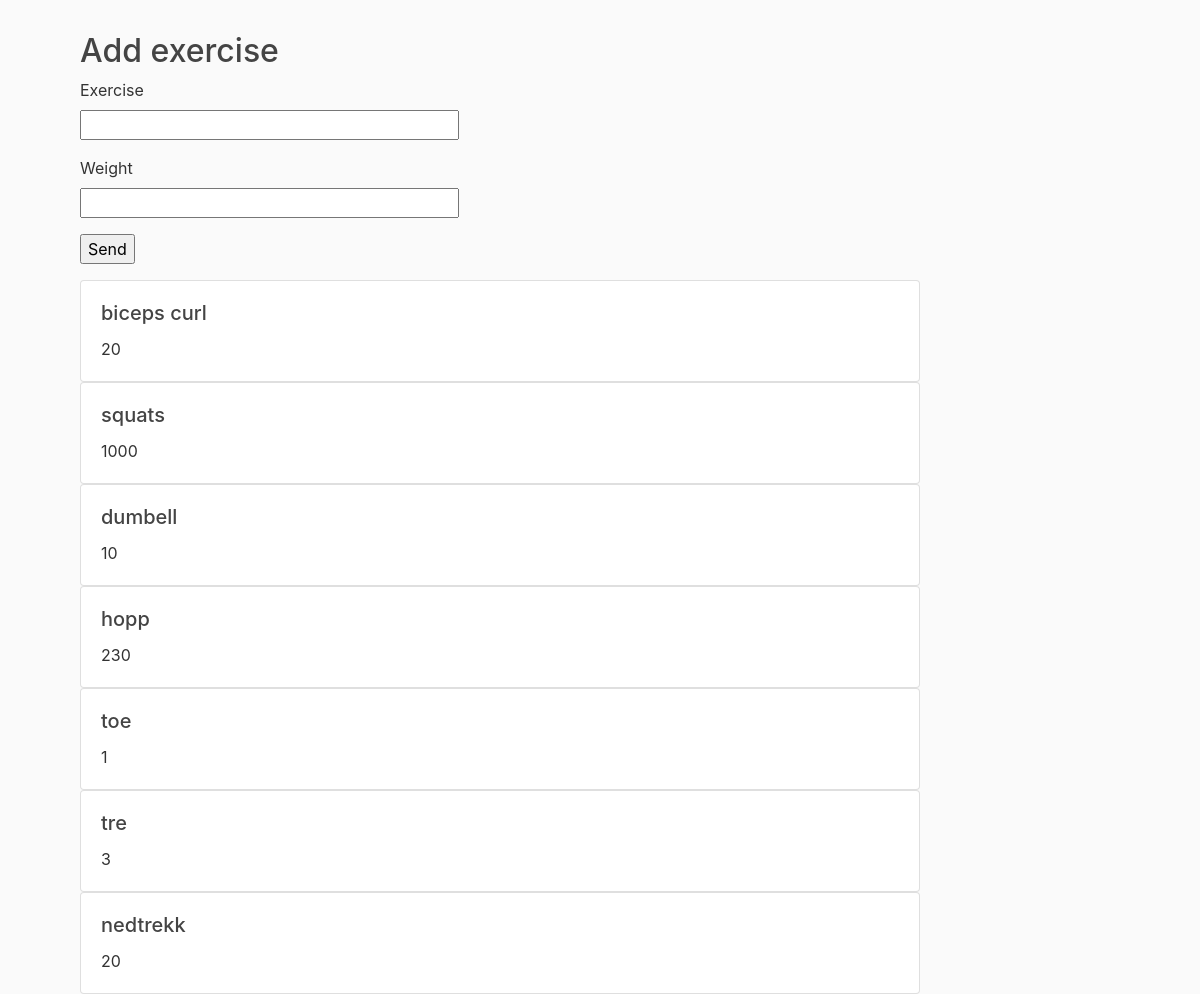
Page /home on the earlier database version.
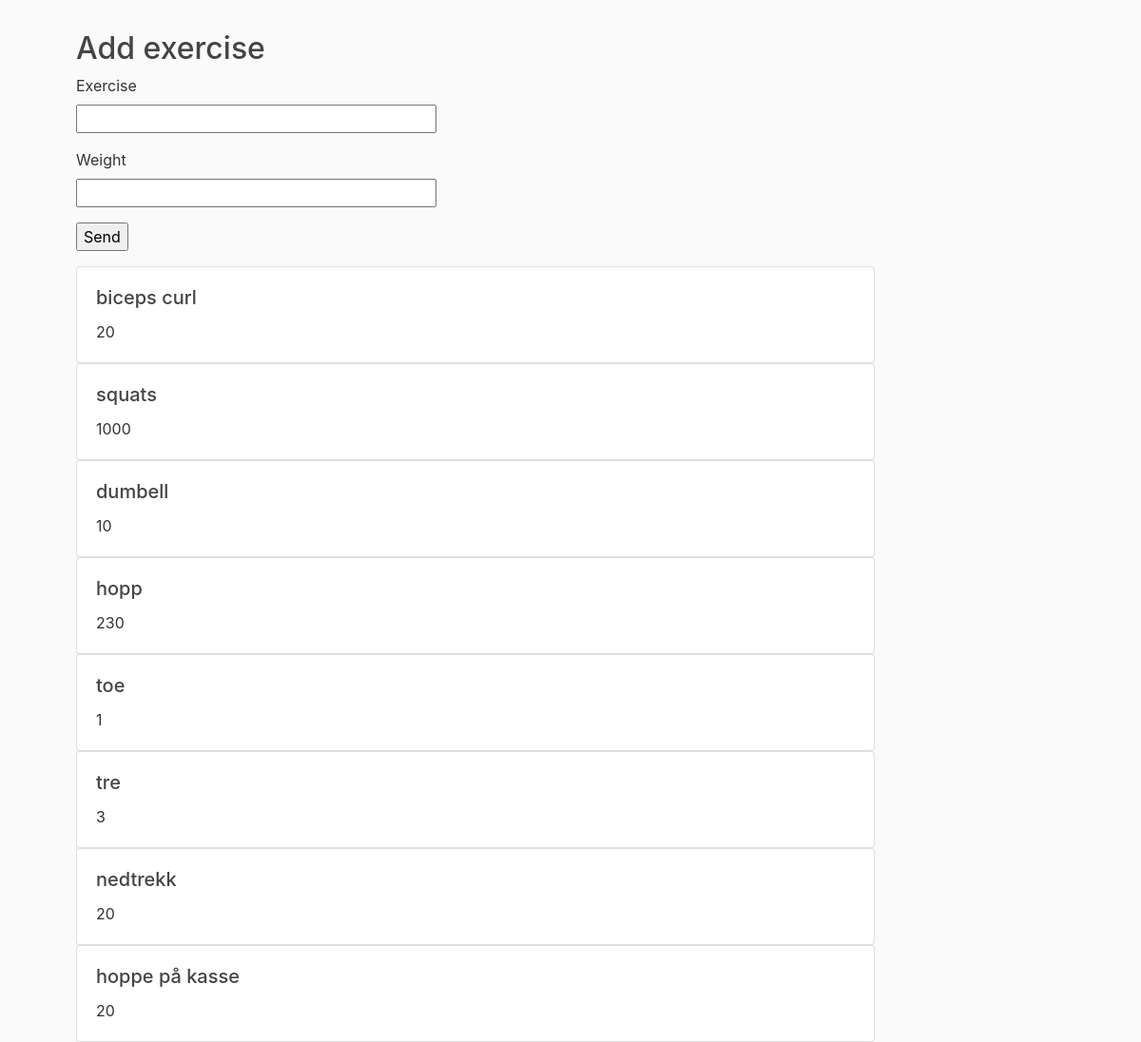
Same page on the later database version.
### workout_tracker/models.py (models this page shows, shortened)
class Post(db.Model):
    id = db.Column(db.Integer, primary_key=True)
    exercise = db.Column(db.String(20), unique=True, nullable=False)
    weight = db.Column(db.Integer, nullable=False)

### workout_tracker/routes.py (the view)
@app.route("/", methods = ['GET','POST'])
@app.route("/home", methods = ['GET','POST'])
def home():
    form = AddForm()
    if form.validate_on_submit():
        post = Post(exercise=form.exercise.data, weight=form.weight.data)
        db.session.add(post)
        db.session.commit()
        flash('Success')
        return redirect(url_for('home'))
    posts = Post.query.all()
    return render_template('home.html', posts=posts, form=form)

### workout_tracker/forms.py
class AddForm(FlaskForm):
    exercise = StringField('Exercise', validators=[DataRequired(), Length(min=2, max=20)])
    weight = StringField('Weight',validators=[DataRequired()])
    submit = SubmitField('Send')

### workout_tracker/templates/home.html (shortened to what this page needs)
 {% extends "layout.html" %}
{% block content %}
    <h2>Add exercise</h2>
    <form method="POST" action="">
    <p>
        {{ form.exercise.label }}<br>
        {{ form.exercise(size=32) }}
    </p>
    <p>
        {{ form.weight.label }}<br>
        {{ form.weight(size=32) }}
    </p>
    <p>{{ form.submit() }}</p>
    </form>
    {% for post in posts %}
        <div class="card w-75">
            <div class="card-body">
                <h5 class="card-title">{{ post.exercise }}</h5>
                <p class="card-text">{{ post.weight }}</p>
            </div>
        </div>
    {% endfor %}
{% endblock content %}

### workout_tracker/templates/layout.html (shortened to what this page needs)
<!DOCTYPE html>
<html lang="en">
<head>
    <link rel="stylesheet" href="https://maxcdn.bootstrapcdn.com/bootstrap/4.0.0/css/bootstrap.min.css">
    <link rel="stylesheet" type="text/css" href="{{ url_for('static', filename='main.css') }}">
</head>
<body>
    {% block content %}{% endblock %}
</body>
</html>

### workout_tracker/static/main.css (style rules this page uses)
body { background: #fafafa; color: #333333; margin-top: 2rem; margin-left: 5rem; }
h1, h2, h3, h4, h5, h6 { color: #444444; }

Differences in the rows shown:
added Post: exercise "hoppe på kasse", weight "20"
